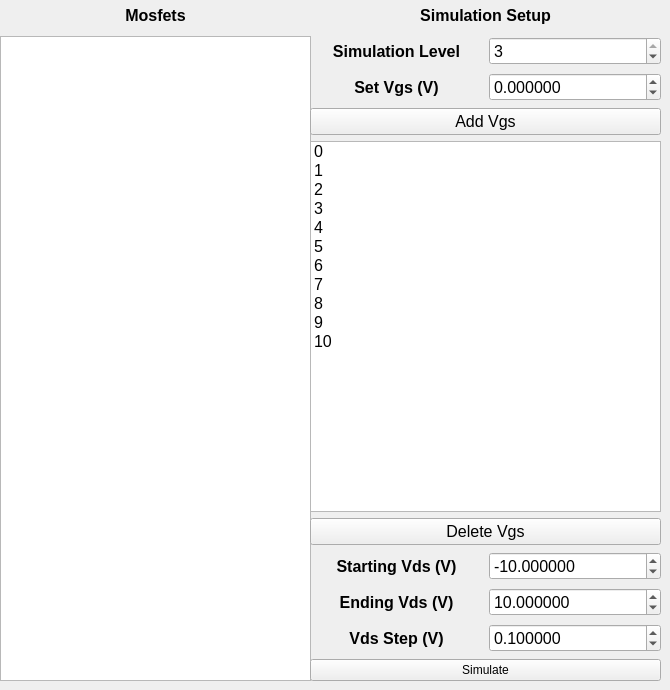
    <widget class="QWidget" name="tab_4">
     <attribute name="title">
      <string>Output Simulation</string>
     </attribute>
     <widget class="QWidget" name="gridLayoutWidget_4">
      <property name="geometry">
       <rect>
        <x>0</x>
        <y>0</y>
        <width>311</width>
        <height>681</height>
       </rect>
      </property>
      <layout class="QGridLayout" name="SavedMosfets_2">
       <item row="0" column="0" colspan="2">
        <widget class="QLabel" name="label_21">
         <property name="sizePolicy">
          <sizepolicy hsizetype="Preferred" vsizetype="Fixed">
           <horstretch>0</horstretch>
           <verstretch>0</verstretch>
          </sizepolicy>
         </property>
         <property name="minimumSize">
          <size>
           <width>0</width>
           <height>30</height>
          </size>
         </property>
         <property name="font">
          <font>
           <pointsize>12</pointsize>
           <bold>true</bold>
          </font>
         </property>
         <property name="text">
          <string>Mosfets</string>
         </property>
         <property name="scaledContents">
          <bool>true</bool>
         </property>
         <property name="alignment">
          <set>Qt::AlignCenter</set>
         </property>
        </widget>
       </item>
       <item row="1" column="0" rowspan="2" colspan="2">
        <widget class="QListWidget" name="MosfetList_2">
         <property name="font">
          <font>
           <pointsize>12</pointsize>
          </font>
         </property>
        </widget>
       </item>
      </layout>
     </widget>
     <widget class="QWidget" name="gridLayoutWidget_5">
      <property name="geometry">
       <rect>
        <x>310</x>
        <y>0</y>
        <width>351</width>
        <height>681</height>
       </rect>
      </property>
      <layout class="QGridLayout" name="gridLayout_2">
       <item row="4" column="0" colspan="2">
        <widget class="QListWidget" name="VgsList">
         <property name="font">
          <font>
           <pointsize>12</pointsize>
          </font>
         </property>
         <item>
          <property name="text">
           <string>0</string>
          </property>
         </item>
         <item>
          <property name="text">
           <string>1</string>
          </property>
         </item>
         <item>
          <property name="text">
           <string>2</string>
          </property>
         </item>
         <item>
          <property name="text">
           <string>3</string>
          </property>
         </item>
         <item>
          <property name="text">
           <string>4</string>
          </property>
         </item>
         <item>
          <property name="text">
           <string>5</string>
          </property>
         </item>
         <item>
          <property name="text">
           <string>6</string>
          </property>
         </item>
         <item>
          <property name="text">
           <string>7</string>
          </property>
         </item>
         <item>
          <property name="text">
           <string>8</string>
          </property>
         </item>
         <item>
          <property name="text">
           <string>9</string>
          </property>
         </item>
         <item>
          <property name="text">
           <string>10</string>
          </property>
         </item>
        </widget>
       </item>
       <item row="0" column="0" colspan="2">
        <widget class="QLabel" name="label_22">
         <property name="sizePolicy">
          <sizepolicy hsizetype="Preferred" vsizetype="Fixed">
           <horstretch>0</horstretch>
           <verstretch>0</verstretch>
          </sizepolicy>
         </property>
         <property name="minimumSize">
          <size>
           <width>0</width>
           <height>30</height>
          </size>
         </property>
         <property name="font">
          <font>
           <pointsize>12</pointsize>
           <bold>true</bold>
          </font>
         </property>
         <property name="text">
          <string>Simulation Setup</string>
         </property>
         <property name="scaledContents">
          <bool>true</bool>
         </property>
         <property name="alignment">
          <set>Qt::AlignCenter</set>
         </property>
        </widget>
       </item>
       <item row="1" column="0">
        <widget class="QLabel" name="label_27">
         <property name="sizePolicy">
          <sizepolicy hsizetype="Preferred" vsizetype="Fixed">
           <horstretch>0</horstretch>
           <verstretch>0</verstretch>
          </sizepolicy>
         </property>
         <property name="minimumSize">
          <size>
           <width>0</width>
           <height>30</height>
          </size>
         </property>
         <property name="font">
          <font>
           <pointsize>12</pointsize>
           <bold>true</bold>
          </font>
         </property>
         <property name="text">
          <string>Simulation Level</string>
         </property>
         <property name="scaledContents">
          <bool>true</bool>
         </property>
         <property name="alignment">
          <set>Qt::AlignCenter</set>
         </property>
        </widget>
       </item>
       <item row="2" column="1">
        <widget class="QDoubleSpinBox" name="Output_2">
         <property name="font">
          <font>
           <pointsize>12</pointsize>
          </font>
         </property>
         <property name="decimals">
          <number>6</number>
         </property>
         <property name="minimum">
          <double>-999999.000000000000000</double>
         </property>
         <property name="maximum">
          <double>999999.000000000000000</double>
         </property>
         <property name="singleStep">
          <double>0.010000000000000</double>
         </property>
         <property name="stepType">
          <enum>QAbstractSpinBox::DefaultStepType</enum>
         </property>
        </widget>
       </item>
       <item row="3" column="0" colspan="2">
        <widget class="QPushButton" name="AddVgs">
         <property name="font">
          <font>
           <pointsize>12</pointsize>
          </font>
         </property>
         <property name="text">
          <string>Add Vgs</string>
         </property>
        </widget>
       </item>
       <item row="5" column="0" colspan="2">
        <widget class="QPushButton" name="DeleteVgs">
         <property name="font">
          <font>
           <pointsize>12</pointsize>
          </font>
         </property>
         <property name="text">
          <string>Delete Vgs</string>
         </property>
        </widget>
       </item>
       <item row="1" column="1">
        <widget class="QSpinBox" name="Output_1">
         <property name="font">
          <font>
           <pointsize>12</pointsize>
          </font>
         </property>
         <property name="minimum">
          <number>1</number>
         </property>
         <property name="maximum">
          <number>3</number>
         </property>
         <property name="value">
          <number>3</number>
         </property>
        </widget>
       </item>
       <item row="6" column="1">
        <widget class="QDoubleSpinBox" name="Output_3">
         <property name="font">
          <font>
           <pointsize>12</pointsize>
          </font>
         </property>
         <property name="decimals">
          <number>6</number>
         </property>
         <property name="minimum">
          <double>-999999.000000000000000</double>
         </property>
         <property name="maximum">
          <double>999999.000000000000000</double>
         </property>
         <property name="singleStep">
          <double>0.010000000000000</double>
         </property>
         <property name="stepType">
          <enum>QAbstractSpinBox::DefaultStepType</enum>
         </property>
         <property name="value">
          <double>-10.000000000000000</double>
         </property>
        </widget>
       </item>
       <item row="7" column="1">
        <widget class="QDoubleSpinBox" name="Output_4">
         <property name="font">
          <font>
           <pointsize>12</pointsize>
          </font>
         </property>
         <property name="decimals">
          <number>6</number>
         </property>
         <property name="minimum">
          <double>-999999.000000000000000</double>
         </property>
         <property name="maximum">
          <double>999999.000000000000000</double>
         </property>
         <property name="singleStep">
          <double>0.010000000000000</double>
         </property>
         <property name="stepType">
          <enum>QAbstractSpinBox::DefaultStepType</enum>
         </property>
         <property name="value">
          <double>10.000000000000000</double>
         </property>
        </widget>
       </item>
       <item row="2" column="0">
        <widget class="QLabel" name="label_23">
         <property name="sizePolicy">
          <sizepolicy hsizetype="Preferred" vsizetype="Fixed">
           <horstretch>0</horstretch>
           <verstretch>0</verstretch>
          </sizepolicy>
         </property>
         <property name="minimumSize">
          <size>
           <width>0</width>
           <height>30</height>
          </size>
         </property>
         <property name="font">
          <font>
           <pointsize>12</pointsize>
           <bold>true</bold>
          </font>
         </property>
         <property name="text">
          <string>Set Vgs (V)</string>
         </property>
         <property name="scaledContents">
          <bool>true</bool>
         </property>
         <property name="alignment">
          <set>Qt::AlignCenter</set>
         </property>
        </widget>
       </item>
       <item row="6" column="0">
        <widget class="QLabel" name="label_24">
         <property name="sizePolicy">
          <sizepolicy hsizetype="Preferred" vsizetype="Fixed">
           <horstretch>0</horstretch>
           <verstretch>0</verstretch>
          </sizepolicy>
         </property>
         <property name="minimumSize">
          <size>
           <width>0</width>
           <height>30</height>
          </size>
         </property>
         <property name="font">
          <font>
           <pointsize>12</pointsize>
           <bold>true</bold>
          </font>
         </property>
         <property name="text">
          <string>Starting Vds (V)</string>
         </property>
         <property name="scaledContents">
          <bool>true</bool>
         </property>
         <property name="alignment">
          <set>Qt::AlignCenter</set>
         </property>
        </widget>
       </item>
       <item row="8" column="1">
        <widget class="QDoubleSpinBox" name="Output_5">
         <property name="font">
          <font>
           <pointsize>12</pointsize>
          </font>
         </property>
         <property name="decimals">
          <number>6</number>
         </property>
         <property name="minimum">
          <double>-999999.000000000000000</double>
         </property>
         <property name="maximum">
          <double>999999.000000000000000</double>
         </property>
         <property name="singleStep">
          <double>0.010000000000000</double>
         </property>
         <property name="stepType">
          <enum>QAbstractSpinBox::DefaultStepType</enum>
         </property>
         <property name="value">
          <double>0.100000000000000</double>
         </property>
        </widget>
       </item>
       <item row="7" column="0">
        <widget class="QLabel" name="label_25">
         <property name="sizePolicy">
          <sizepolicy hsizetype="Preferred" vsizetype="Fixed">
           <horstretch>0</horstretch>
           <verstretch>0</verstretch>
          </sizepolicy>
         </property>
         <property name="minimumSize">
          <size>
           <width>0</width>
           <height>30</height>
          </size>
         </property>
         <property name="font">
          <font>
           <pointsize>12</pointsize>
           <bold>true</bold>
          </font>
         </property>
         <property name="text">
          <string>Ending Vds (V)</string>
         </property>
         <property name="scaledContents">
          <bool>true</bool>
         </property>
         <property name="alignment">
          <set>Qt::AlignCenter</set>
         </property>
        </widget>
       </item>
       <item row="8" column="0">
        <widget class="QLabel" name="label_26">
         <property name="sizePolicy">
          <sizepolicy hsizetype="Preferred" vsizetype="Fixed">
           <horstretch>0</horstretch>
           <verstretch>0</verstretch>
          </sizepolicy>
         </property>
         <property name="minimumSize">
          <size>
           <width>0</width>
           <height>30</height>
          </size>
         </property>
         <property name="font">
          <font>
           <pointsize>12</pointsize>
           <bold>true</bold>
          </font>
         </property>
         <property name="text">
          <string>Vds Step (V)</string>
         </property>
         <property name="scaledContents">
          <bool>true</bool>
         </property>
         <property name="alignment">
          <set>Qt::AlignCenter</set>
         </property>
        </widget>
       </item>
       <item row="9" column="0" colspan="2">
        <widget class="QPushButton" name="OutputSimulate">
         <property name="text">
          <string>Simulate</string>
         </property>
        </widget>
       </item>
      </layout>
     </widget>
    </widget>
